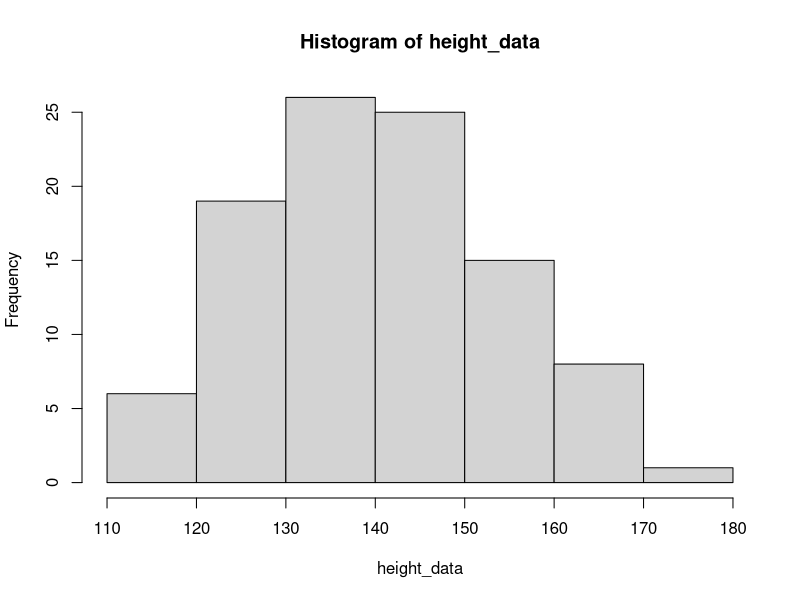
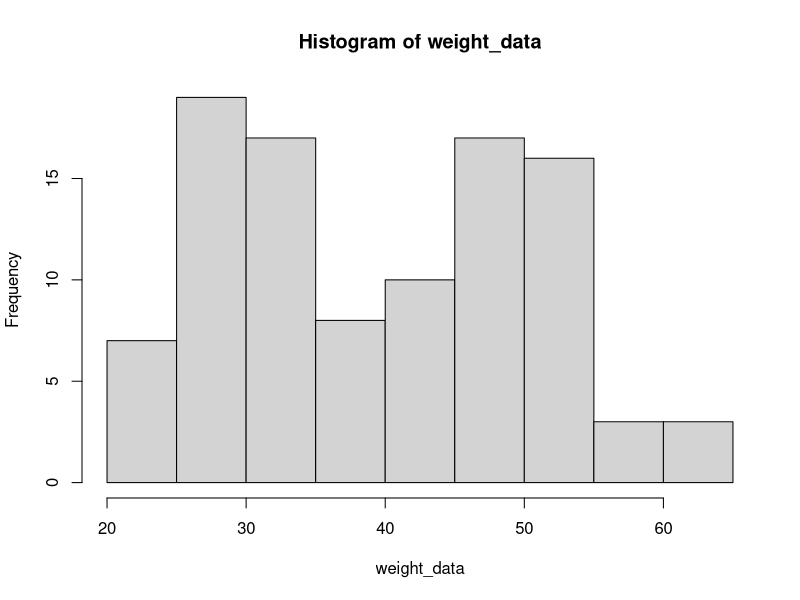
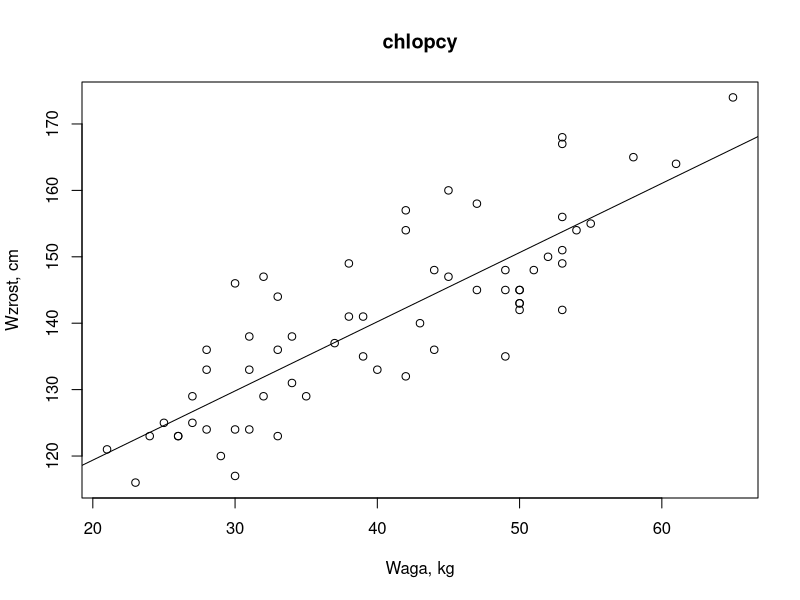
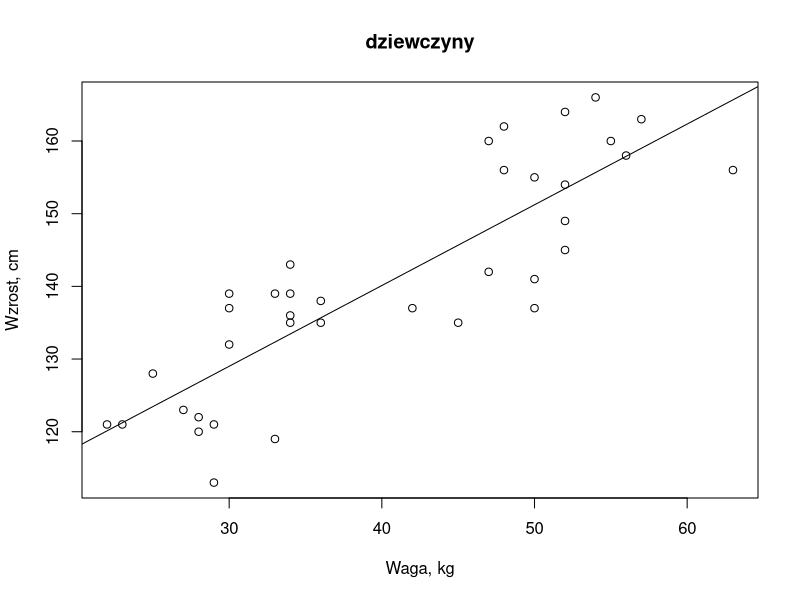
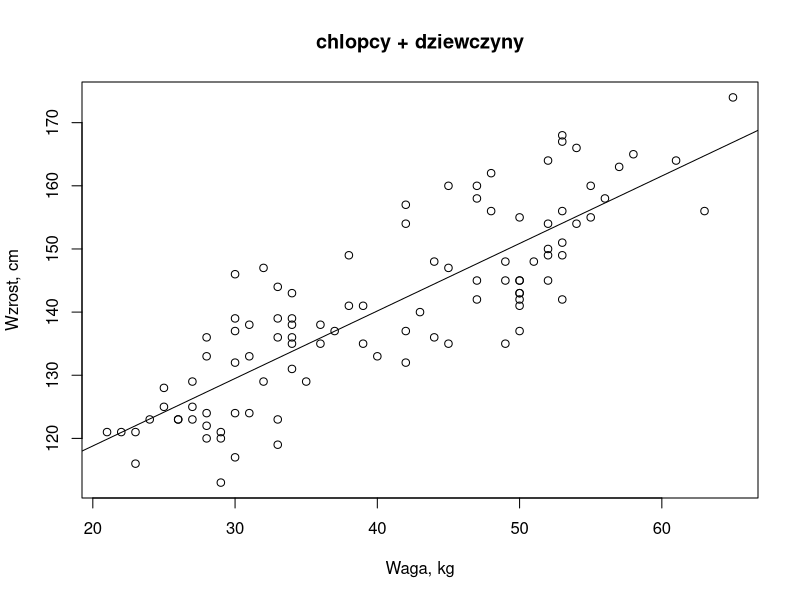
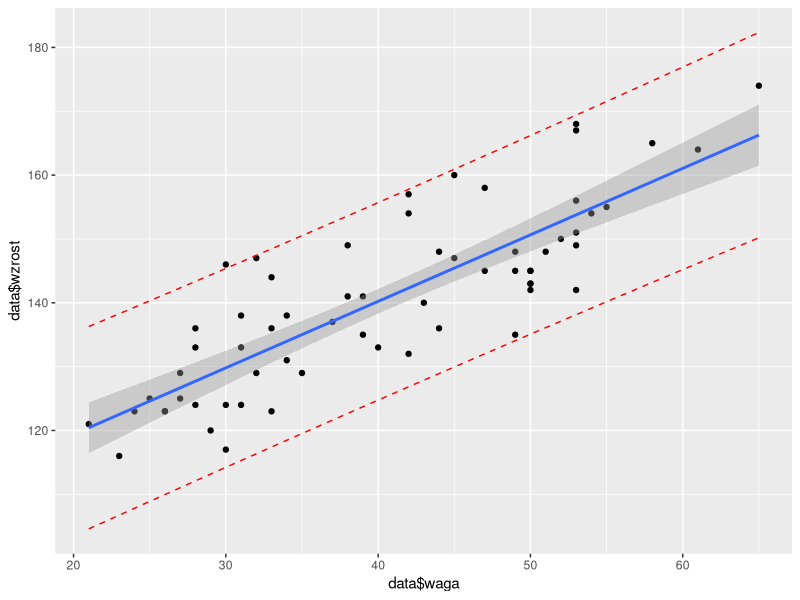
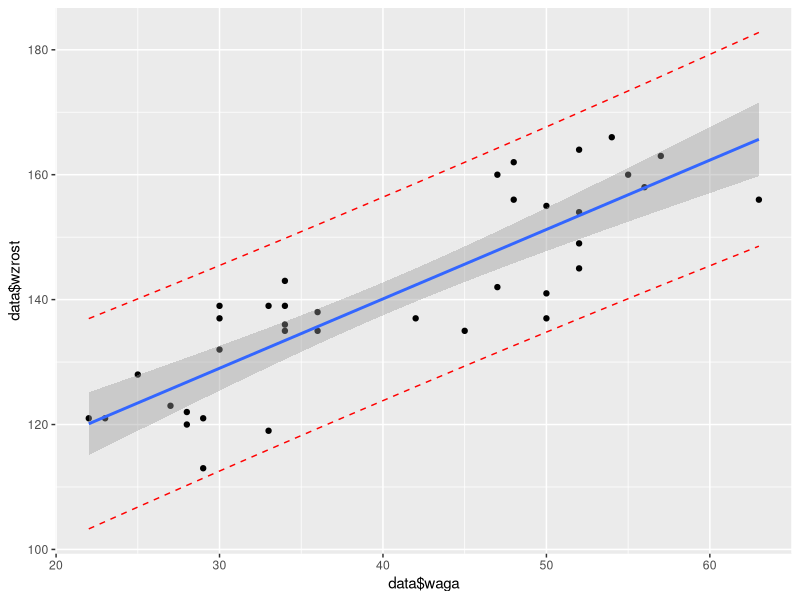
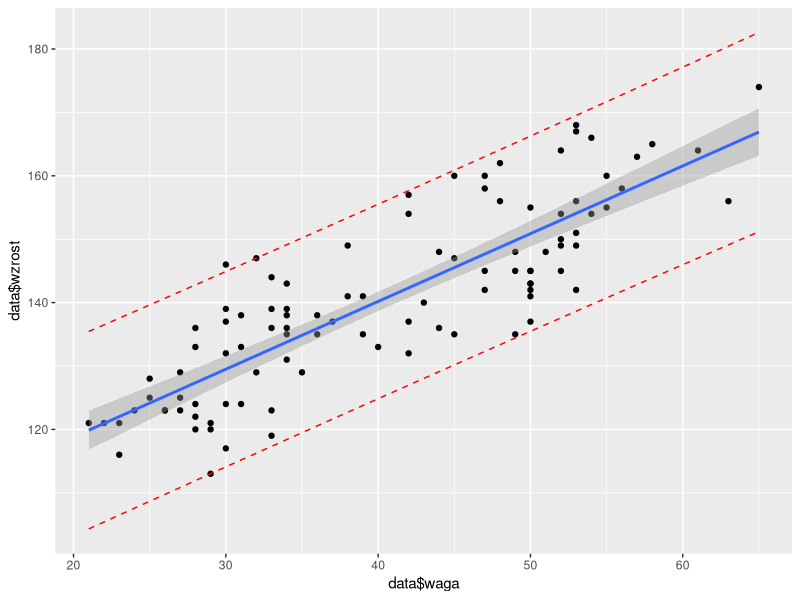

Source code (R) for these figures, in order:
#  WCZYTYWANIE BIBLIOTEK
library("MASS")
library("ggplot2")

# WCZYTYWANIE DANYCH
data <- read.delim("dane.txt")

height_data <- data[ , c("wzrost")]  
gender_data <- data[ , c("plec")]  
weight_data <- data[ , c("waga")]  


# ZADANIE 1
mean(height_data)
sd(height_data)
quantile(height_data)
hist(height_data)
hist(weight_data)

# ZADANIE 2
chlopcy  <- subset(data, plec==1)
dziewczyny <- subset(data, plec==0)

model_reglinp <- function(X) {
  return( lm(X$wzrost ~ X$waga) )
}

reglinp = function(X, name){
  fit <- model_reglinp(X)

  summary(fit)
  plot(X$waga, X$wzrost, main = name, xlab = "Waga, kg", ylab = "Wzrost, cm") 
  abline(fit)

  return(fit)
}

boys_model     <- reglinp(chlopcy,    "chlopcy")
girls_model    <- reglinp(dziewczyny, "dziewczyny")
everyone_model <- reglinp(data,       "chlopcy + dziewczyny")

# Zadanie 3
const_term_coefficients <- c(boys_model[["coefficients"]][["(Intercept)"]],
                        girls_model[["coefficients"]][["(Intercept)"]],
                        everyone_model[["coefficients"]][["(Intercept)"]])

 slope_coefficients <-  c(boys_model[["coefficients"]][["X$waga"]],
                              girls_model[["coefficients"]][["X$waga"]],
                              everyone_model[["coefficients"]][["X$waga"]])

const_term_coefficients
slope_coefficients
std_err <- function(x) sd(x) / sqrt(length(x))

std_err(slope_coefficients)
std_err(const_term_coefficients)

# Zadanie 4
prediction <- function(data) {
  model <- model_reglinp(data)

  pred.int <- predict(model, interval = "prediction")
  mydata   <- cbind(data, pred.int)

  p <- ggplot(mydata, aes(data$waga, data$wzrost)) +
       geom_point() +
       stat_smooth(method = lm)

  p + geom_line(aes(y = lwr), color = "red", linetype = "dashed") +
      geom_line(aes(y = upr), color = "red", linetype = "dashed")
}


prediction(chlopcy)
prediction(dziewczyny)
prediction(data)

# Zadanie 5
resiDUDES <- residuals(boys_model)
resiGURLS <- residuals(girls_model)
resiALL   <- residuals(everyone_model)

hist(resiDUDES) 
hist(resiGURLS)
hist(resiALL)

# jeżeli p-value > 0.05, to rozkład danych możemy uznać za normalny
shapiro.test(resiDUDES) # rozkład nie jest normalny
shapiro.test(resiGURLS) # rozkład normalny
shapiro.test(resiALL)   # rozkład normalny
